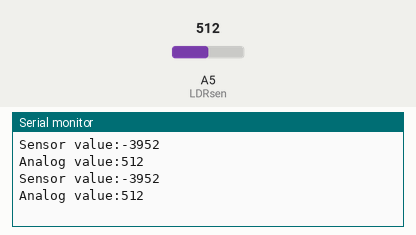
Bench run of a sketch on a simulated Arduino Uno, built with avr-gcc and run on an emulated ATmega328P. Parts: the last lines printed to the serial monitor. Inputs (shaded band) come from the test bench; at power-on: A5 (LDRsen) = 512.

Above: at 5.8 s.
5.9 s: A5 (LDRsen) set to 716
At 10.8 s:
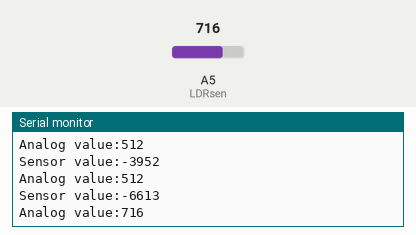
11.9 s: A5 (LDRsen) set to 900
At 15.9 s:
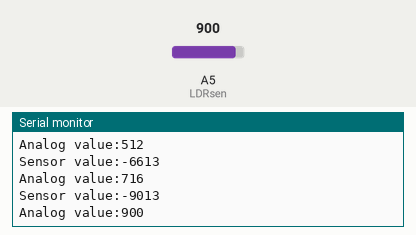
Timing chart, 0 to 17.4 s (numbered marks = the images above; inputs shaded):
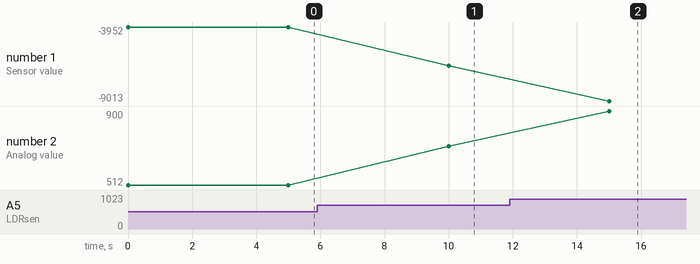

Measured:
- after the input at 5.9 s, the serial monitor: prints a new line after 4.1 s (image 1)
- after the input at 11.9 s, the serial monitor: prints a new line after 3.1 s (image 2)
- plotted number 1: -3952 → -6613 after the input at 5.9 s, -6613 → -9013 after the input at 11.9 s
- plotted number 2: 512 → 716 after the input at 5.9 s, 716 → 900 after the input at 11.9 s

The sketch:

LDR.ino
```cpp
const int LDRsen = A5;

void setup()
 {
  pinMode (LDRsen, INPUT);
  Serial.begin (115200);
 }

void loop()
 {

  int LDRanalog = analogRead(LDRsen);
  int y = map(LDRanalog, 163, 94, 600, 1500);
  Serial.print("Sensor value:");
  Serial.println(y);
  Serial.print("Analog value:");
  Serial.println(LDRanalog);
  delay(5000);
 }
```
